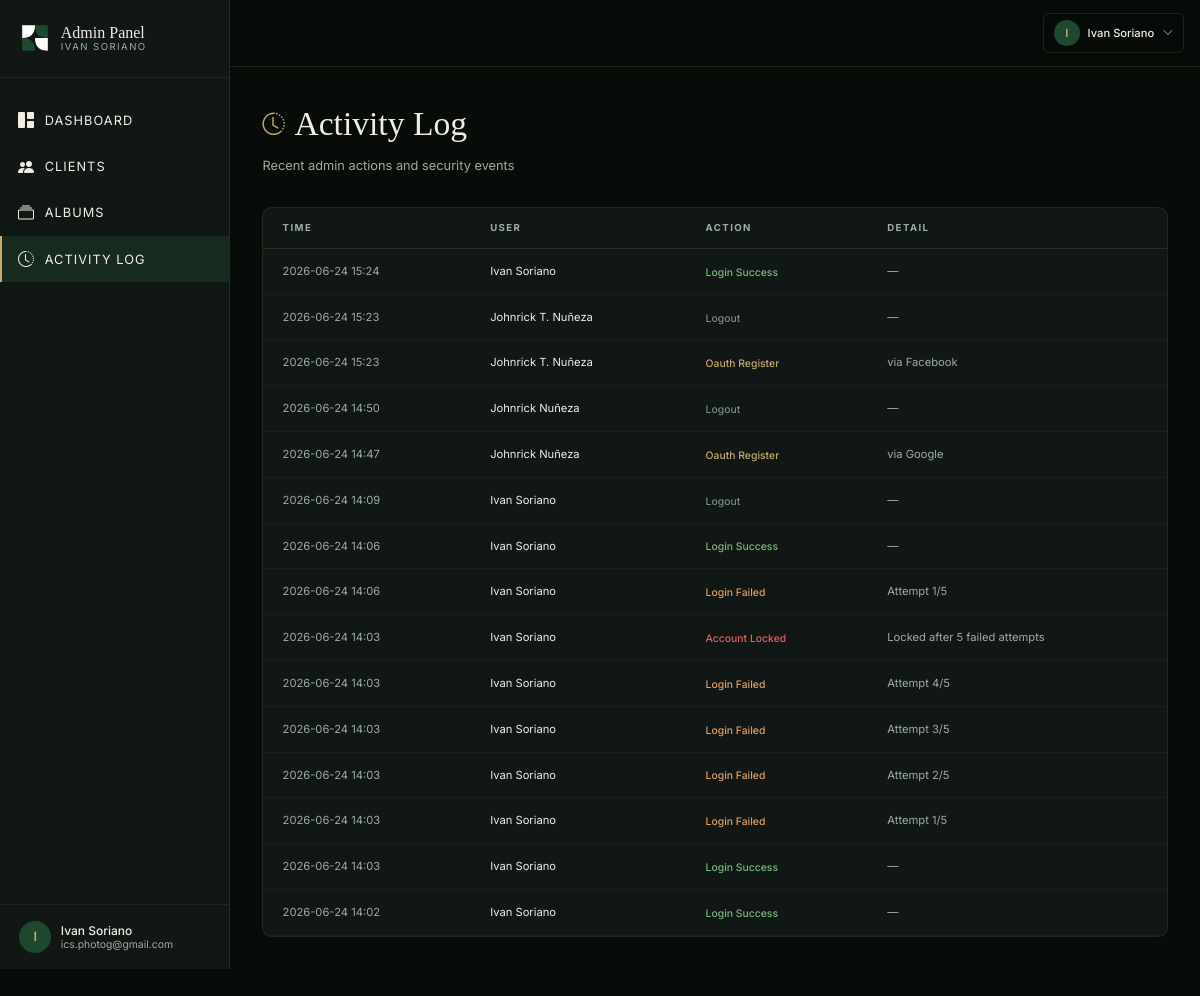
Before: /admin/logs (signed in) with the older database file.
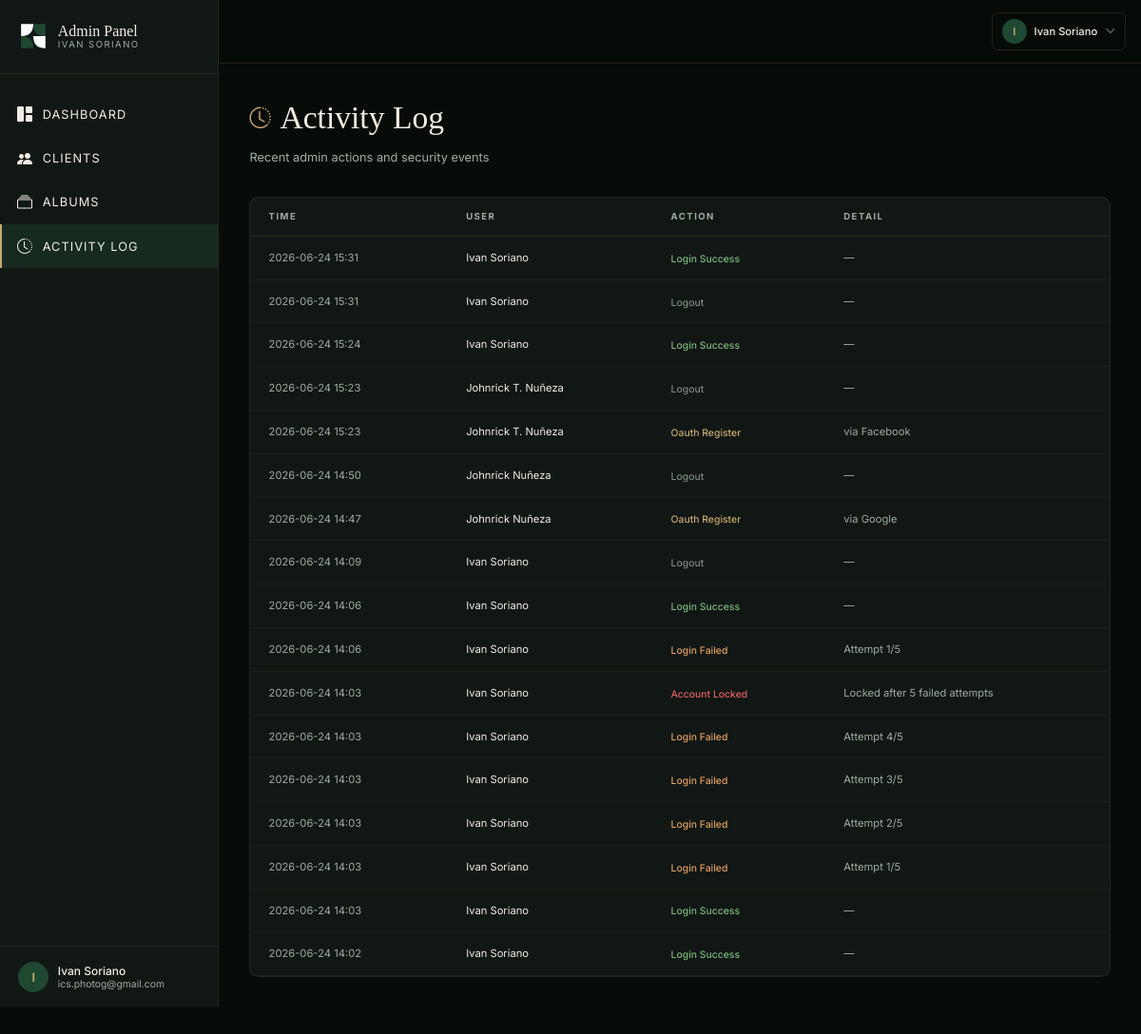
After: the same page with the newer database file.
### models.py (models this page shows, shortened)
class User(UserMixin, db.Model):
    __tablename__ = "users"
    id = db.Column(db.Integer, primary_key=True)
    email = db.Column(db.String(120), unique=True, nullable=False)
    password_hash = db.Column(db.String(256), nullable=True)
    role = db.Column(db.String(20), nullable=False, default="client")  # 'admin' or 'client'
    name = db.Column(db.String(100), nullable=False, default="")
    created_at = db.Column(db.DateTime, default=datetime.utcnow)
    failed_login_count = db.Column(db.Integer, default=0)
    locked_until = db.Column(db.DateTime, nullable=True)
    oauth_provider = db.Column(db.String(20), nullable=True)  # 'facebook', 'google', or None
    assignments = db.relationship("PhotoAssignment", backref="client", foreign_keys="PhotoAssignment.client_id", cascade="all, delete-orphan")
    @property
    def is_admin(self):
        return self.role == "admin"

class AdminLog(db.Model):
    __tablename__ = "admin_logs"
    id = db.Column(db.Integer, primary_key=True)
    user_id = db.Column(db.Integer, db.ForeignKey("users.id"), nullable=True)
    action = db.Column(db.String(100), nullable=False)
    detail = db.Column(db.Text, nullable=True)
    created_at = db.Column(db.DateTime, default=datetime.utcnow)
    user = db.relationship("User", foreign_keys=[user_id])

### admin.py (the view)
@admin_bp.route("/logs")
@admin_required
def logs():
    page = request.args.get("page", 1, type=int)
    per_page = 50
    pagination = AdminLog.query.order_by(AdminLog.created_at.desc()).paginate(
        page=page, per_page=per_page, error_out=False
    )
    return render_template("admin/logs.html", logs=pagination.items, pagination=pagination)

### admin.py (called while the page is built)
def admin_required(f):
    @wraps(f)
    @login_required
    def decorated(*args, **kwargs):
        if not current_user.is_admin:
            return redirect(url_for("client.gallery"))
        return f(*args, **kwargs)
    return decorated

### app.py (called while the page is built)
@login_manager.user_loader
def load_user(user_id):
    return User.query.get(int(user_id))

### templates/admin/logs.html (shortened to what this page needs)
{% extends "admin/base.html" %}
{% block content %}
<div class="admin-animate">
  <div class="mb-10">
    <div class="flex items-center gap-3 mb-2">
      <i class="bi bi-clock-history" style="font-size: 28px; color: var(--isp-gold);"></i>
      <h1 style="font-family: var(--font-display); color: var(--isp-cream); font-size: 42px; font-weight: 300;">Activity Log</h1>
    </div>
    <p style="color: var(--isp-text-muted); font-size: 16px;">Recent admin actions and security events</p>
  </div>
  <div class="rounded-xl overflow-hidden" style="background-color: var(--isp-bg-card); border: 1px solid rgba(200,169,110,0.1);">
    <table class="w-full">
      <thead>
        <tr style="border-bottom: 1px solid rgba(200,169,110,0.15);">
          <th class="text-left px-6 py-4 uppercase" style="font-size: 12px; letter-spacing: 0.15em; color: var(--isp-text-muted);">Time</th>
          <th class="text-left px-6 py-4 uppercase" style="font-size: 12px; letter-spacing: 0.15em; color: var(--isp-text-muted);">User</th>
          <th class="text-left px-6 py-4 uppercase" style="font-size: 12px; letter-spacing: 0.15em; color: var(--isp-text-muted);">Action</th>
          <th class="text-left px-6 py-4 uppercase" style="font-size: 12px; letter-spacing: 0.15em; color: var(--isp-text-muted);">Detail</th>
        </tr>
      </thead>
      <tbody>
        {% for log in logs %}
        <tr style="border-bottom: 1px solid rgba(200,169,110,0.06);">
          <td class="px-6 py-4" style="color: var(--isp-text-muted); font-size: 14px; white-space: nowrap;">
            {{ log.created_at.strftime('%Y-%m-%d %H:%M') }}
          </td>
          <td class="px-6 py-4" style="color: var(--isp-cream); font-size: 14px;">
            {{ log.user.name if log.user else 'System' }}
          </td>
          <td class="px-6 py-4">
            <span style="font-size: 13px; font-weight: 500; color: {{ action_colors.get(log.action, '#C8A96E') }};">
              {{ log.action.replace('_', ' ').title() }}
            </span>
          </td>
          <td class="px-6 py-4" style="color: var(--isp-text-muted); font-size: 14px;">
            {{ log.detail or '—' }}
          </td>
        </tr>
        {% else %}
        <tr>
          <td colspan="4" class="px-6 py-12 text-center" style="color: var(--isp-text-muted); font-size: 15px;">
            No activity logged yet.
          </td>
        </tr>
        {% endfor %}
      </tbody>
    </table>
  </div>
</div>
{% endblock %}

### templates/admin/base.html (shortened to what this page needs)
<!DOCTYPE html>
<html lang="en">
<head>
  <script src="https://cdn.tailwindcss.com"></script>
  <link rel="stylesheet" href="https://cdn.jsdelivr.net/npm/bootstrap-icons@1.11.3/font/bootstrap-icons.min.css">
  <link rel="stylesheet" href="{{ url_for('static', filename='css/styles.css') }}" />
</head>
<body style="background-color: var(--isp-bg); font-family: var(--font-body); min-height: 100vh;">
  <div class="flex items-stretch" style="min-height: 125vh;">
    <aside class="fixed lg:sticky inset-y-0 left-0 w-72 z-50 flex flex-col transition-transform duration-300 -translate-x-full lg:translate-x-0"
      id="admin-sidebar"
      style="background-color: var(--isp-bg-card); border-right: 1px solid rgba(200,169,110,0.12);">
      <div class="px-6 py-7" style="border-bottom: 1px solid rgba(200,169,110,0.1);">
        <a href="/admin/dashboard" class="flex items-center gap-3">
          <svg width="40" height="40" viewBox="0 0 100 100" fill="none" xmlns="http://www.w3.org/2000/svg">
            <path d="M10 10 H50 Q50 50 10 50 Z" fill="white" />
            <path d="M50 10 H90 V50 Q50 50 50 10 Z" fill="#1F4830" />
            <path d="M10 50 Q50 50 50 90 H10 Z" fill="#1F4830" />
            <path d="M50 50 Q50 90 90 90 V50 Z" fill="white" />
          </svg>
          <div class="flex flex-col leading-none">
            <span style="font-family: var(--font-display); color: var(--isp-cream); font-size: 20px; font-weight: 400;">
              Admin Panel
            </span>
            <span style="font-family: var(--font-body); color: var(--isp-text-muted); font-size: 12px; letter-spacing: 0.15em; text-transform: uppercase; margin-top: 2px;">
              Ivan Soriano
            </span>
          </div>
        </a>
      </div>
      <nav class="flex-1 py-6 overflow-y-auto">
        <a href="/admin/dashboard" class="admin-nav-link" style="color: var(--isp-cream);">
          <i class="bi bi-grid-1x2-fill" style="font-size: 20px;"></i> Dashboard
        </a>
        <a href="/admin/clients" class="admin-nav-link" style="color: var(--isp-cream);">
          <i class="bi bi-people-fill" style="font-size: 20px;"></i> Clients
        </a>
        <a href="/admin/albums" class="admin-nav-link" style="color: var(--isp-cream);">
          <i class="bi bi-collection" style="font-size: 20px;"></i> Albums
        </a>
        <a href="/admin/logs" class="admin-nav-link" style="color: var(--isp-cream);">
          <i class="bi bi-clock-history" style="font-size: 20px;"></i> Activity Log
        </a>
      </nav>
      <div class="px-6 py-5" style="border-top: 1px solid rgba(200,169,110,0.1);">
        <div class="flex items-center gap-3">
          <div class="w-10 h-10 rounded-full flex items-center justify-center" style="background-color: var(--isp-green); color: var(--isp-gold); font-size: 16px; font-weight: 600;">
            {{ current_user.name[0] if current_user.name else 'A' }}
          </div>
          <div class="flex flex-col leading-tight">
            <span style="color: var(--isp-cream); font-size: 15px; font-weight: 500;">{{ current_user.name }}</span>
            <span style="color: var(--isp-text-muted); font-size: 13px;">{{ current_user.email }}</span>
          </div>
        </div>
      </div>
    </aside>
    <div class="flex-1 min-w-0" style="min-height: 125vh;">
      <header class="sticky top-0 z-30 flex items-center justify-between px-5 py-4"
        style="background-color: rgba(8,12,9,0.92); backdrop-filter: blur(12px); border-bottom: 1px solid rgba(200,169,110,0.15);">
        <div class="relative">
          <button onclick="toggleUserMenu()" class="flex items-center gap-2.5 px-3 py-2 rounded-lg transition-all hover:bg-isp-green" style="border: 1px solid rgba(200,169,110,0.15);">
            <div class="w-8 h-8 rounded-full flex items-center justify-center" style="background-color: var(--isp-green); color: var(--isp-gold); font-size: 14px; font-weight: 600;">
              {{ current_user.name[0] if current_user.name else 'A' }}
            </div>
            <span class="hidden sm:inline" style="color: var(--isp-cream); font-size: 14px; font-weight: 500;">{{ current_user.name }}</span>
            <i class="bi bi-chevron-down" style="font-size: 14px; color: var(--isp-text-muted);"></i>
          </button>
        </div>
      </header>
      <main class="px-6 lg:px-10 py-10">
        {% block content %}{% endblock %}
      </main>
    </div>
  </div>
</body>
</html>

### static/css/styles.css (style rules this page uses)
body { zoom: 0.8; }
:root { --isp-green: #1F4830; --isp-green-light: #2D5A3D; --isp-green-dark: #152E20; --isp-cream: #F2EDE4; --isp-gold: #C8A96E; --isp-bg: #080C09; --isp-bg-card: #111714; --isp-bg-section: #0D120F; --isp-text-muted: #9DAD9F; --font-display: 'Cormorant Garamond', Georgia, serif; --font-body: 'Inter', system-ui, sans-serif; }
* { margin: 0; padding: 0; box-sizing: border-box; }
html, body { height: 100%; }
body { background-color: var(--isp-bg); font-family: var(--font-body); color: var(--isp-cream); -webkit-font-smoothing: antialiased; -moz-osx-font-smoothing: grayscale; }
html { scroll-behavior: smooth; }

### templates/admin/base.html (style rules this page uses)
.admin-nav-link { display: flex; align-items: center; gap: 12px; padding: 14px 20px; font-size: 16px; letter-spacing: 0.08em; text-transform: uppercase; transition: all 0.3s ease; border-left: 3px solid transparent; }
.admin-nav-link.active { background-color: rgba(31,72,48,0.4); border-left-color: var(--isp-gold); color: var(--isp-gold); }
.admin-animate { animation: fadeInUp 0.5s ease-out; }

Changed rows visible on the page:
added AdminLog: created_at "2026-06-24 15:31", user "Ivan Soriano", action.replace "Login Success", detail "—"
added AdminLog: created_at "2026-06-24 15:31", user "Ivan Soriano", action.replace "Logout", detail "—"
